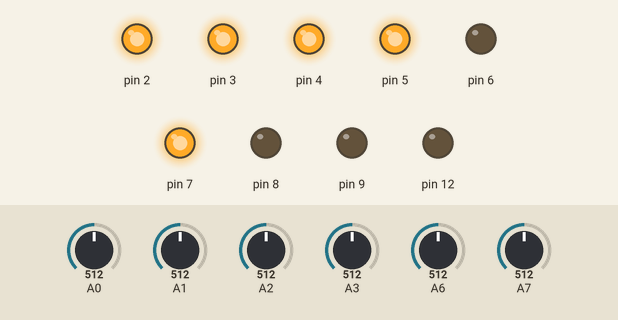
This sketch was run on a simulated Arduino Nano, built with avr-gcc and run on an emulated ATmega328P. On the bench: output pins drawn as LEDs (lit = HIGH). Inputs (shaded band) come from the test bench; at power-on: A0 = 512, A1 = 512, A2 = 512, A3 = 512, A6 = 512, A7 = 512. What the sketch prints to the serial monitor is not drawn.

Above: at 1.2 s.
1.3 s: A0 set to 105
At 1.7 s:
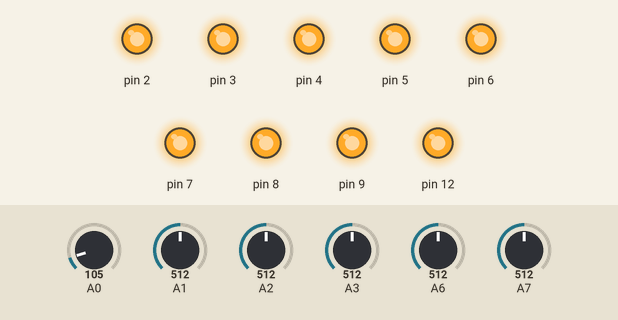
4.3 s: A0 set to 89
At 5.0 s:
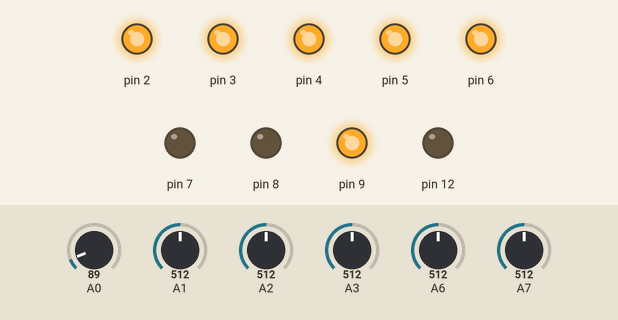
7.3 s: A1 set to 30
At 9.8 s:
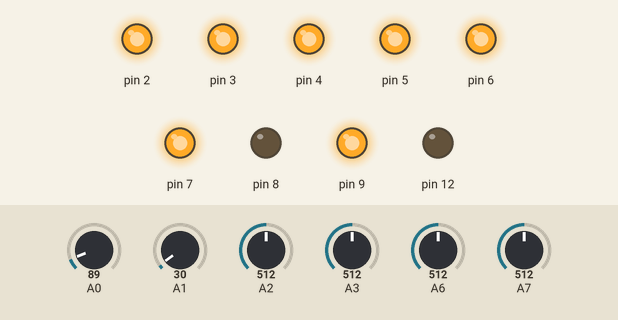
10.3 s: A2 set to 107
At 13.1 s:
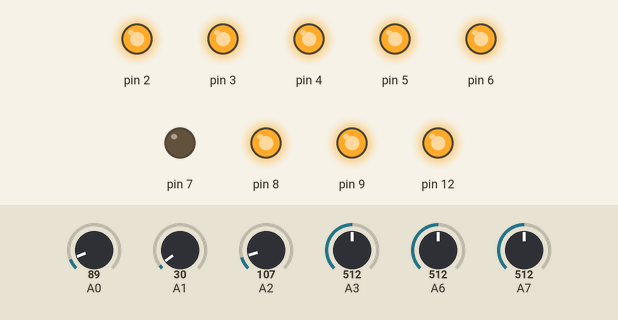
13.3 s: A2 set to 91
15.4 s: A3 set to 104
18.4 s: A3 set to 93
Timing chart, 0 to 44.2 s (numbered marks = the images above; inputs shaded):
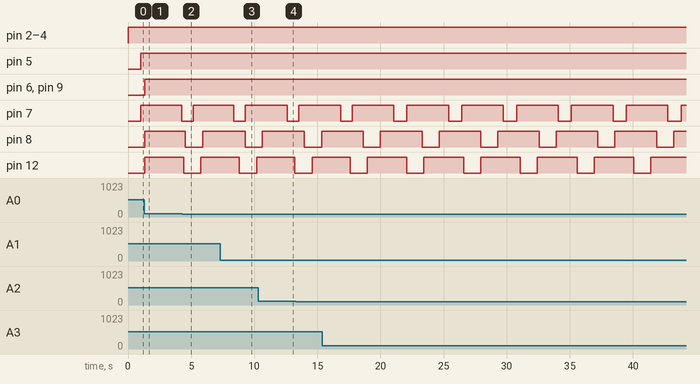

The sketch:

state_mach_tentacle_robot.ino
```cpp
//// Soft Robotic Platform for adaptive gait  ////
//// Methods for low level control ////
//// Jose Barreiros, 2018  ////


class DCMotor
{
  // Class Member Variables for DRV8838 PololuBrushled DC Motor Driver
  // These are initialized at startup
  int EnablePin;      // the number of the ENABLE pin (PWM: speed)
  int PhasePin;      // the number of the PHASE pin (Digital: direction)
  long OnTime;     // milliseconds of on-time
  long OffTime;    // milliseconds of off-time

  // These maintain the current state
  int motorState;                 // motorState used to set the direction of the MOTOR
  unsigned long previousMillis;   // will store last time MOTOR was updated

  // Constructor - creates a DCMotor
  // and initializes the member variables and state
  public:
  DCMotor(int pin_pwm, int pin_dir, long on, long off)
  {
  EnablePin = pin_pwm;
  PhasePin = pin_dir;
  pinMode(EnablePin, OUTPUT);
   pinMode(PhasePin, OUTPUT);

  OnTime = on;
  OffTime = off;

  motorState = LOW;
  previousMillis = 0;
  }

  void Update(int mSpeed)
  {
    // check to see if it's time to change the state of the Motor
    unsigned long currentMillis = millis();

    if((motorState == HIGH) && (currentMillis - previousMillis >= OnTime))
    {
      motorState = LOW;  // Release the tendon
      previousMillis = currentMillis;  // Remember the time
      digitalWrite(PhasePin, motorState);  // Update the direction of the Motor
      analogWrite(EnablePin, mSpeed);  // Update the speed of the Motor

    }
    else if ((motorState == LOW) && (currentMillis - previousMillis >= OffTime))
    {
      motorState = HIGH;  // turn it on
      previousMillis = currentMillis;   // Remember the time
      digitalWrite(PhasePin, motorState);  // Update the direction of the Motor
      analogWrite(EnablePin, mSpeed);  // Update the speed of the Motor
    }
  }
};


class Waveguide
{
  // Class Member Variables for a waveguide based on IR LED (VSLB3940: 1.15-1.6v) & Phototransistor (PT204-6B)
  // These are initialized at startup

  int PhotoPin;      // the number of the Phototransistor pin (Analog: intensity)
  int LEDPin;  // the number of the LED pin
  long SamplingTime;     // milliseconds of sampling time

  // These maintain the current state
  unsigned long previousMillis;   // will store last time MOTOR was updated

  // Constructor - creates a Waveguide
  // and initializes the member variables and state
  public:
  Waveguide(int pin, int led, long sampling)
  {
  PhotoPin = pin;
  LEDPin=led;
  pinMode(PhotoPin, INPUT);
  pinMode(LEDPin, OUTPUT);

  SamplingTime = sampling;
  previousMillis = 0;
  }

  int Update()
  {
    // check to see if it's time to change the state of the Motor
    unsigned long currentMillis = millis();
    int sensorRaw;
    int outputValue;

    analogWrite(LEDPin, 255);
    if((currentMillis - previousMillis >= SamplingTime))
    {
      previousMillis = currentMillis;  // Remember the time
      sensorRaw=analogRead(PhotoPin);  // Update the reading of the Phototransistor
      // map it to the range of the analog out:
      outputValue = map(sensorRaw, 800, 1023, 0, 1000);
      //Serial.print("sensor_raw = ");
      //Serial.print(sensorRaw);
      //Serial.print("  sensor = ");
      //Serial.println(outputValue);
      return sensorRaw;
    }

  }
};


class CurrentSensor
{
  // Class Member Variables for a waveguide based on IR LED (VSLB3940: 1.15-1.6v) & Phototransistor (PT204-6B)
  // These are initialized at startup

  int SensingPin;      // the number of the Phototransistor pin (Analog: intensity)
  long SamplingTime;     // milliseconds of sampling time

  // These maintain the current state
  unsigned long previousMillis;   // will store last time MOTOR was updated

  // Constructor - creates a Waveguide
  // and initializes the member variables and state
  public:
  CurrentSensor(int pin, long sampling)
  {
  SensingPin = pin;
  pinMode(SensingPin, INPUT);

  SamplingTime = sampling;
  previousMillis = 0;
  }

int Update()
  {
    // check to see if it's time to change the state of the Motor
    unsigned long currentMillis = millis();
    int sensorRaw;
    int outputValue;

    if((currentMillis - previousMillis >= SamplingTime))
    {
      previousMillis = currentMillis;  // Remember the time
      sensorRaw=analogRead(SensingPin);  // Update the reading of the Phototransistor
      // map it to the range of the analog out:
      outputValue = map(sensorRaw, 800, 1023, 0, 1000);
      //Serial.print("\tCurrent_raw = ");
      //Serial.println(sensorRaw);

      return sensorRaw;
      //Serial.print("  sensor = ");
      //Serial.print(outputValue);

    }

  }
};


//DCMotor muscle1(9, 8, 2800, 1400); //

DCMotor muscle1(6, 8, 3200, 1250); // for 2 tendons tex138
DCMotor muscle2(9, 12, 3000, 1250); // for 2 tendons tex138
DCMotor muscle3(5, 7, 3200, 900); // for 2 tendons tex138

Waveguide guide1(A3,4,50);
Waveguide guide2(A1,3,50);
Waveguide guide3(A2,2,50);

CurrentSensor current1(A0,50);
CurrentSensor current2(A6,50);
CurrentSensor current3(A7,50);

void setup()
{
  Serial.begin(9600);

}


void loop()
{
    int c_sensorRaw1=-1;
    int w_sensorRaw1=-1;
    int c_sensorRaw2=-1;
    int w_sensorRaw2=-1;
    int c_sensorRaw3=-1;
    int w_sensorRaw3=-1;

    muscle1.Update(255);
    w_sensorRaw1=guide1.Update();
    c_sensorRaw1=current1.Update();

    muscle2.Update(255);
    w_sensorRaw2=guide2.Update();
    c_sensorRaw2=current2.Update();

    muscle3.Update(255);
    w_sensorRaw3=guide3.Update();
    c_sensorRaw3=current3.Update();

  //  && w_sensorRaw2!=-1
  //  if (w_sensorRaw3!=-1 && w_sensorRaw1!=-1 ){
    Serial.print("current_sensor_raw 1 = ");
    Serial.print(c_sensorRaw1);
    Serial.print("\twaveguide_raw 1 = ");
    Serial.print(w_sensorRaw1);

    Serial.print("\tcurrent_sensor_raw 2 = ");
    Serial.print(c_sensorRaw2);
    Serial.print("\twaveguide_raw 2 = ");
    Serial.print(w_sensorRaw2);

    Serial.print("\tcurrent_sensor_raw 3 = ");
    Serial.print(c_sensorRaw3);
    Serial.print("\twaveguide_raw 3 = ");
    Serial.println(w_sensorRaw3);
 //   }


}
```

Measured:
- the behaviour switches between 100 and 99 on A0 (found by bisection; images 1 and 2)
- by itself, pin 7: alternates HIGH for 3.3 s and LOW for 1.0 s
- by itself, pin 8: alternates HIGH for 3.3 s and LOW for 1.3 s
- by itself, pin 12: alternates HIGH for 3.1 s and LOW for 1.3 s
